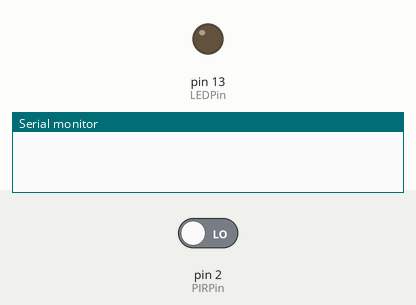
Bench run of a sketch on a simulated Arduino Uno, built with avr-gcc and run on an emulated ATmega328P. Shown: output pins drawn as LEDs (lit = HIGH), the last lines printed to the serial monitor. The test bench sets the inputs (shaded band); at power-on: pin 2 (PIRPin) LOW.

Above: at 2.8 s.
2.9 s: pin 2 (PIRPin) driven HIGH
At 4.2 s:
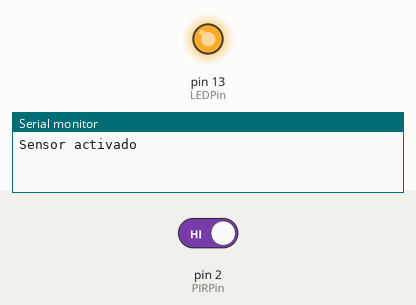
4.5 s: pin 2 (PIRPin) driven LOW
At 5.7 s:
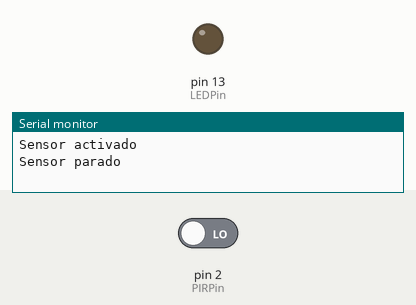
Timing chart, 0 to 7.5 s (numbered marks = the images above; inputs shaded):
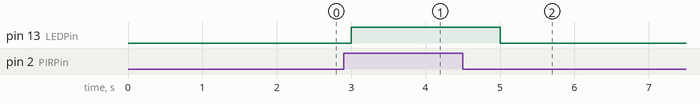

The sketch:

PIR.ino
```cpp
const int LEDPin = 13;        // pin para el LED
const int PIRPin = 2;         // pin de entrada (for PIR sensor)

int pirState = LOW;           // de inicio no hay movimiento
int val = 0;                  // estado del pin

void setup()
{
   pinMode(LEDPin, OUTPUT);
   pinMode(PIRPin, INPUT);
   Serial.begin(9600);
}

void loop()
{
   val = digitalRead(PIRPin);
   if (val == HIGH)   //si está activado
   {
      digitalWrite(LEDPin, HIGH);  //LED ON
      if (pirState == LOW)  //si previamente estaba apagado
      {
        Serial.println("Sensor activado");
        pirState = HIGH;
      }
   }
   else   //si esta desactivado
   {
      digitalWrite(LEDPin, LOW); // LED OFF
      if (pirState == HIGH)  //si previamente estaba encendido
      {
        Serial.println("Sensor parado");
        pirState = LOW;
      }
   }
   //val = 0;
   //Serial.println("Sigue codigo");
   delay(1000);
}
```

Measured:
- after the input at 2.9 s, pin 13 (LEDPin): LOW → HIGH after 0.10 s
- after the input at 4.5 s, pin 13 (LEDPin): HIGH → LOW after 0.50 s
